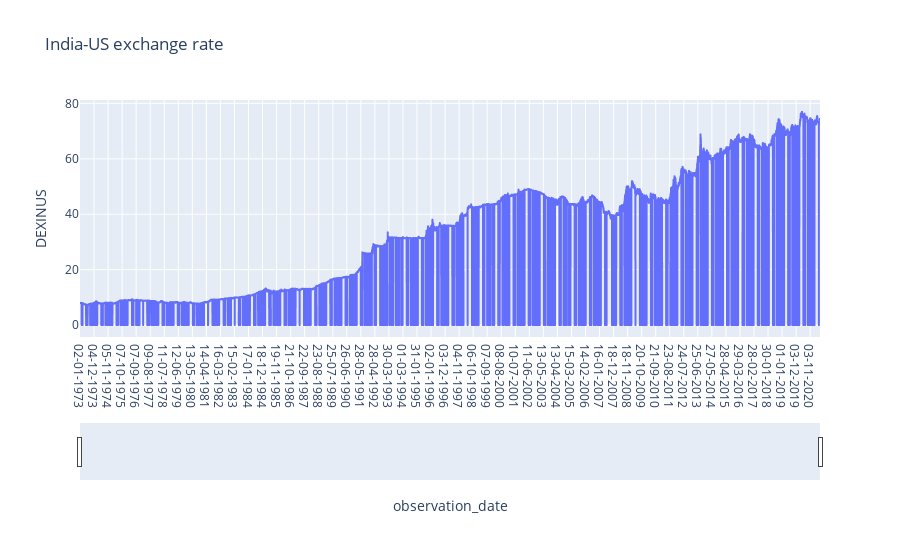

Notebook code cell kept with this figure:
### Code cell
import plotly.express as px
fig = px.line(d1, x = 'observation_date', y='DEXINUS', title ='India-US exchange rate' )

fig.update_xaxes(
    rangeslider_visible=True,
    rangeselector=dict(
        buttons=list([
            dict(count=1, label="1y", step="year", stepmode="backward"),
            dict(count=5, label="5y", step="year", stepmode="backward"),
            dict(count=15, label="15y", step="year", stepmode="backward"),
            dict(step="all"),
        ])
    )
)
fig.show()

### Figure 1 — Plotly figure (JSON) as saved in the notebook; plotly's stock layout.template omitted (floating-point values rounded to 4 significant figures; data arrays with more than 128 entries replaced by an {"elided": "..."} marker saying what was removed)
{"data": [{"hovertemplate": "observation_date=%{x}<br>DEXINUS=%{y}<extra></extra>", "legendgroup": "", "line": {"color": "#636efa", "dash": "solid"}, "mode": "lines", "name": "", "showlegend": false, "type": "scattergl", "x": {"elided": "12649 str values"}, "xaxis": "x", "y": {"elided": "12649 float values"}, "yaxis": "y"}], "layout": {"legend": {"tracegroupgap": 0}, "title": {"text": "India-US exchange rate"}, "xaxis": {"anchor": "y", "domain": [0, 1], "rangeselector": {"buttons": [{"count": 1, "label": "1y", "step": "year", "stepmode": "backward"}, {"count": 5, "label": "5y", "step": "year", "stepmode": "backward"}, {"count": 15, "label": "15y", "step": "year", "stepmode": "backward"}, {"step": "all"}]}, "rangeslider": {"visible": true}, "title": {"text": "observation_date"}}, "yaxis": {"anchor": "x", "domain": [0, 1], "title": {"text": "DEXINUS"}}}}
